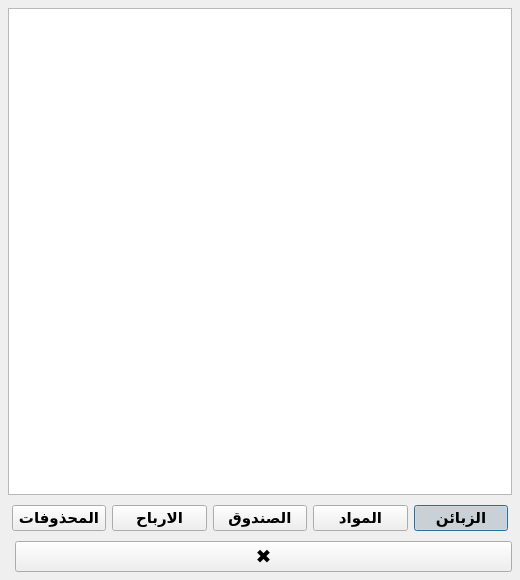
<?xml version="1.0" encoding="UTF-8"?>
<ui version="4.0">
 <class>ReportsWindow</class>
 <widget class="QDialog" name="ReportsWindow">
  <property name="geometry"><rect><x>0</x><y>0</y><width>520</width><height>580</height></rect></property>
  <property name="windowTitle"><string>التقارير</string></property>
  <property name="layoutDirection"><enum>Qt::RightToLeft</enum></property>
  <layout class="QVBoxLayout" name="rootLayout">
   <property name="spacing"><number>6</number></property>
   <property name="margin"><number>8</number></property>

   <!-- Reports List -->
   <item>
    <widget class="QListWidget" name="listReports">
     <property name="font"><font><family>Tahoma</family><pointsize>11</pointsize></font></property>
     <property name="layoutDirection"><enum>Qt::RightToLeft</enum></property>
    </widget>
   </item>

   <!-- Category Buttons -->
   <item>
    <widget class="QWidget" name="categoryWidget">
     <layout class="QHBoxLayout" name="categoryLayout">
      <property name="spacing"><number>6</number></property>
      <property name="margin"><number>4</number></property>
      <item>
       <widget class="QPushButton" name="btnCatCustomers">
        <property name="text"><string>الزبائن</string></property>
        <property name="minimumHeight"><number>36</number></property>
        <property name="checkable"><bool>true</bool></property>
        <property name="checked"><bool>true</bool></property>
        <property name="font"><font><family>Tahoma</family><pointsize>11</pointsize><bold>true</bold></font></property>
       </widget>
      </item>
      <item>
       <widget class="QPushButton" name="btnCatMaterials">
        <property name="text"><string>المواد</string></property>
        <property name="minimumHeight"><number>36</number></property>
        <property name="checkable"><bool>true</bool></property>
        <property name="font"><font><family>Tahoma</family><pointsize>11</pointsize><bold>true</bold></font></property>
       </widget>
      </item>
      <item>
       <widget class="QPushButton" name="btnCatCashBox">
        <property name="text"><string>الصندوق</string></property>
        <property name="minimumHeight"><number>36</number></property>
        <property name="checkable"><bool>true</bool></property>
        <property name="font"><font><family>Tahoma</family><pointsize>11</pointsize><bold>true</bold></font></property>
       </widget>
      </item>
      <item>
       <widget class="QPushButton" name="btnCatProfits">
        <property name="text"><string>الارباح</string></property>
        <property name="minimumHeight"><number>36</number></property>
        <property name="checkable"><bool>true</bool></property>
        <property name="font"><font><family>Tahoma</family><pointsize>11</pointsize><bold>true</bold></font></property>
       </widget>
      </item>
      <item>
       <widget class="QPushButton" name="btnCatDeleted">
        <property name="text"><string>المحذوفات</string></property>
        <property name="minimumHeight"><number>36</number></property>
        <property name="checkable"><bool>true</bool></property>
        <property name="font"><font><family>Tahoma</family><pointsize>11</pointsize><bold>true</bold></font></property>
       </widget>
      </item>
     </layout>
    </widget>
   </item>

   <!-- Close Button -->
   <item>
    <layout class="QHBoxLayout">
     <item>
      <widget class="QPushButton" name="btnClose">
       <property name="text"><string>✖</string></property>
       <property name="maximumWidth"><number>44</number></property>
       <property name="minimumHeight"><number>36</number></property>
       <property name="font"><font><family>Tahoma</family><pointsize>14</pointsize></font></property>
      </widget>
     </item>
     <item><spacer><property name="orientation"><enum>Qt::Horizontal</enum></property></spacer></item>
    </layout>
   </item>

  </layout>
 </widget>
 <resources/>
 <connections/>
</ui>
